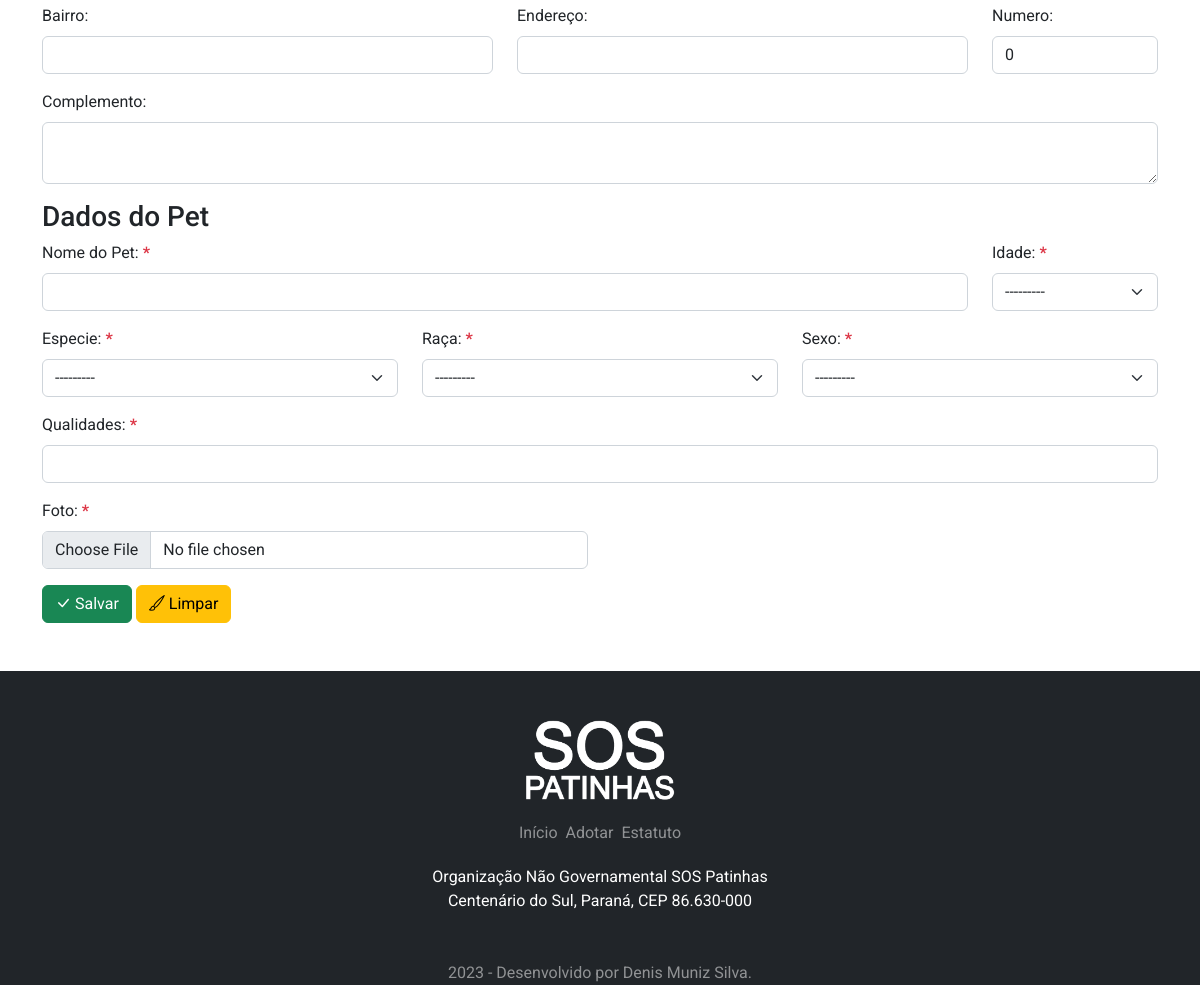
/adocao/added/ (signed in, lower part), run on an earlier commit of the app's database.
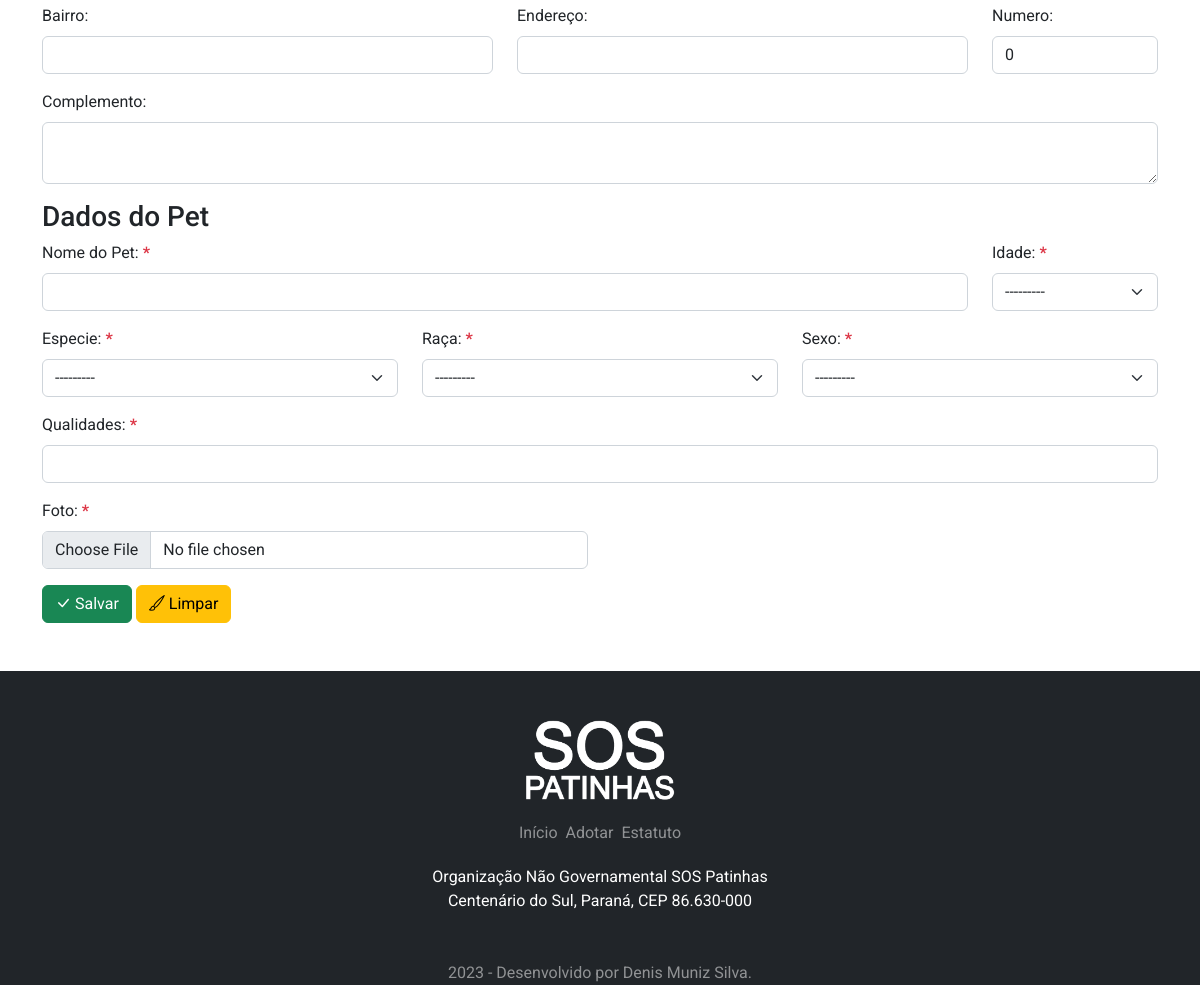
And on a later commit of the database.
### pet/models.py (models this page shows)
class Raca(models.Model):
    especie = models.ForeignKey(
        Especie, on_delete=models.PROTECT, verbose_name='Especie')
    raca = models.CharField(max_length=150, verbose_name='Raça')
    def __str__(self):
        return f"{self.especie.nome} - {self.raca}"

### pet/views.py (the view, shortened to what this page needs)
# urls.py: path('adocao/added/', PaginaCadastroAdotar.as_view(), name='added-pet'),
class PaginaCadastroAdotar(LoginRequiredMixin, CreateView):
    login_url = reverse_lazy('login')
    model = Adocao
    fields = [
        'nome_dono',
        'email_1',
        'email_2',
        'fone_1',
        'fone_2',
        'fone_3',
        'obs',
        'cep',
        'estado',
        'cidade',
        'bairro',
        'endereco',
        'numero',
        'complemento',
        'nome_pet',
        'idade',
        'especie',
        'raca',
        'sexo',
        'qualidades',
        'img',
        'status',
    ]
    template_name = 'pet/divulgar_cadastro.html'
    success_url = reverse_lazy('lista-pet')

### pet/models.py (called while the page is built)
    def __str__(self):
        return f"{self.nome}"

### pet/templates/pet/divulgar_cadastro.html (shortened to what this page needs)
{% extends 'base.html' %}
{% load static %}
{% load widget_tweaks %}
{% block pagina %}
<div class="container py-5">
    <form enctype="multipart/form-data" method="post">
        <div class="row">
            <div class="col-sm-12 col-md-5 mb-3">
                <label for="id_bairro" class="form-label">Bairro:</label>
                {{ form.bairro|add_class:"form-control" }}
            </div>
            <div class="col-sm-12 col-md-5 mb-3">
                <label for="id_rua" class="form-label">Endereço:</label>
                {{ form.endereco|add_class:"form-control" }}
            </div>
            <div class="col-sm-12 col-md-2 mb-3">
                <label for="id_numero" class="form-label">Numero:</label>
                {{ form.numero |add_class:"form-control" }}
            </div>
            <div class="col-sm-12 col-md-12 mb-3">
                <label for="id_complemento" class="form-label">Complemento:</label>
                {% render_field form.complemento class="form-control" rows="2" %}
            </div>
        </div>
        <h3>Dados do Pet</h3>
        <div class="row">
            <div class="col-sm-12 col-md-10 mb-3">
                <label for="id_nome_pet" class="form-label">Nome do Pet: <span class="text-danger"><b>*</b></span></label>
                {{ form.nome_pet |add_class:"form-control" }}
            </div>
            <div class="col-sm-12 col-md-2 mb-3">
                <label for="id_idade" class="form-label">Idade: <span class="text-danger"><b>*</b></span></label>
                {{ form.idade |add_class:"form-select" }}
            </div>
            <div class="col-sm-12 col-md-4 mb-3">
                <label for="id_especie" class="form-label">Especie: <span class="text-danger"><b>*</b></span></label>
                {{ form.especie |add_class:"form-select" }}
            </div>
            <div class="col-sm-12 col-md-4 mb-3">
                <label for="id_raca" class="form-label">Raça: <span class="text-danger"><b>*</b></span></label>
                {{ form.raca |add_class:"form-select" }}
            </div>
            <div class="col-sm-12 col-md-4 mb-3">
                <label for="id_sexo" class="form-label">Sexo: <span class="text-danger"><b>*</b></span></label>
                {{ form.sexo |add_class:"form-select" }}
            </div>
            <div class="col-sm-12 col-md-12 mb-3">
                <label for="id_qualidades" class="form-label">Qualidades: <span class="text-danger"><b>*</b></span></label>
                {{ form.qualidades |add_class:"form-control" }}
            </div>
            <div class="col-sm-12 col-md-6 mb-3">
                <label for="id_img" class="form-label">Foto: <span class="text-danger"><b>*</b></span></label>
                {{ form.img |add_class:"form-control" }}
            </div>
        </div>
        <div>
            <button type="submit" class="btn btn-success"><i class="bi bi-check-lg me-1"></i>Salvar</button>
            <button type="reset" class="btn btn-warning"><i class="bi bi-brush me-1"></i>Limpar</button>
        </div>
    </form>
</div>
{% endblock %}

What changed in the data, as far as the page shows it:
removed Raca: especie "---------"
